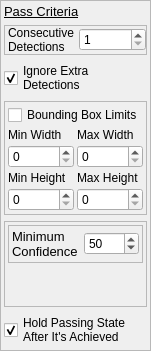
                  <widget class="QFrame" name="frme_pass_criteria">
                   <property name="maximumSize">
                    <size>
                     <width>150</width>
                     <height>16777215</height>
                    </size>
                   </property>
                   <property name="frameShape">
                    <enum>QFrame::StyledPanel</enum>
                   </property>
                   <property name="frameShadow">
                    <enum>QFrame::Plain</enum>
                   </property>
                   <layout class="QVBoxLayout" name="verticalLayout_20">
                    <property name="leftMargin">
                     <number>3</number>
                    </property>
                    <property name="topMargin">
                     <number>3</number>
                    </property>
                    <property name="rightMargin">
                     <number>3</number>
                    </property>
                    <property name="bottomMargin">
                     <number>3</number>
                    </property>
                    <item>
                     <widget class="QLabel" name="lbl_static_pass_criteria">
                      <property name="maximumSize">
                       <size>
                        <width>16777215</width>
                        <height>20</height>
                       </size>
                      </property>
                      <property name="font">
                       <font>
                        <pointsize>10</pointsize>
                        <weight>50</weight>
                        <bold>false</bold>
                        <underline>true</underline>
                       </font>
                      </property>
                      <property name="frameShadow">
                       <enum>QFrame::Plain</enum>
                      </property>
                      <property name="lineWidth">
                       <number>1</number>
                      </property>
                      <property name="text">
                       <string>Pass Criteria</string>
                      </property>
                     </widget>
                    </item>
                    <item>
                     <widget class="QFrame" name="frme_consec_dets">
                      <property name="frameShape">
                       <enum>QFrame::StyledPanel</enum>
                      </property>
                      <property name="frameShadow">
                       <enum>QFrame::Plain</enum>
                      </property>
                      <layout class="QHBoxLayout" name="horizontalLayout_16">
                       <property name="spacing">
                        <number>3</number>
                       </property>
                       <property name="leftMargin">
                        <number>3</number>
                       </property>
                       <property name="topMargin">
                        <number>0</number>
                       </property>
                       <property name="rightMargin">
                        <number>0</number>
                       </property>
                       <property name="bottomMargin">
                        <number>0</number>
                       </property>
                       <item>
                        <widget class="QLabel" name="lbl_static_consec_dets">
                         <property name="text">
                          <string>Consecutive
Detections</string>
                         </property>
                        </widget>
                       </item>
                       <item>
                        <widget class="QSpinBox" name="spbx_consec_dets">
                         <property name="minimum">
                          <number>1</number>
                         </property>
                        </widget>
                       </item>
                      </layout>
                     </widget>
                    </item>
                    <item>
                     <widget class="QCheckBox" name="chbx_ignore_extra_dets">
                      <property name="layoutDirection">
                       <enum>Qt::LeftToRight</enum>
                      </property>
                      <property name="text">
                       <string>Ignore Extra
Detections   </string>
                      </property>
                      <property name="checked">
                       <bool>true</bool>
                      </property>
                     </widget>
                    </item>
                    <item>
                     <widget class="QFrame" name="frame_28">
                      <property name="frameShape">
                       <enum>QFrame::StyledPanel</enum>
                      </property>
                      <property name="frameShadow">
                       <enum>QFrame::Plain</enum>
                      </property>
                      <layout class="QGridLayout" name="gridLayout_2">
                       <property name="leftMargin">
                        <number>3</number>
                       </property>
                       <property name="topMargin">
                        <number>3</number>
                       </property>
                       <property name="rightMargin">
                        <number>3</number>
                       </property>
                       <property name="bottomMargin">
                        <number>3</number>
                       </property>
                       <property name="spacing">
                        <number>3</number>
                       </property>
                       <item row="0" column="0" colspan="2">
                        <widget class="QCheckBox" name="checkBox_3">
                         <property name="text">
                          <string>Bounding Box Limits</string>
                         </property>
                        </widget>
                       </item>
                       <item row="1" column="0">
                        <widget class="QLabel" name="label_19">
                         <property name="text">
                          <string>Min Width</string>
                         </property>
                        </widget>
                       </item>
                       <item row="1" column="1">
                        <widget class="QLabel" name="label_20">
                         <property name="text">
                          <string>Max Width</string>
                         </property>
                        </widget>
                       </item>
                       <item row="2" column="0">
                        <widget class="QSpinBox" name="spinBox_15"/>
                       </item>
                       <item row="2" column="1">
                        <widget class="QSpinBox" name="spinBox_16"/>
                       </item>
                       <item row="3" column="0">
                        <widget class="QLabel" name="label_21">
                         <property name="text">
                          <string>Min Height</string>
                         </property>
                        </widget>
                       </item>
                       <item row="3" column="1">
                        <widget class="QLabel" name="label_22">
                         <property name="text">
                          <string>Max Height</string>
                         </property>
                        </widget>
                       </item>
                       <item row="4" column="0">
                        <widget class="QSpinBox" name="spinBox_17"/>
                       </item>
                       <item row="4" column="1">
                        <widget class="QSpinBox" name="spinBox_18"/>
                       </item>
                      </layout>
                     </widget>
                    </item>
                    <item>
                     <widget class="QFrame" name="frame_8">
                      <property name="sizePolicy">
                       <sizepolicy hsizetype="Ignored" vsizetype="Expanding">
                        <horstretch>0</horstretch>
                        <verstretch>0</verstretch>
                       </sizepolicy>
                      </property>
                      <property name="frameShape">
                       <enum>QFrame::StyledPanel</enum>
                      </property>
                      <property name="frameShadow">
                       <enum>QFrame::Plain</enum>
                      </property>
                      <layout class="QVBoxLayout" name="verticalLayout_6">
                       <property name="leftMargin">
                        <number>3</number>
                       </property>
                       <property name="topMargin">
                        <number>3</number>
                       </property>
                       <property name="rightMargin">
                        <number>3</number>
                       </property>
                       <property name="bottomMargin">
                        <number>3</number>
                       </property>
                       <item>
                        <widget class="QFrame" name="frme_min_confidence">
                         <property name="sizePolicy">
                          <sizepolicy hsizetype="Preferred" vsizetype="Preferred">
                           <horstretch>0</horstretch>
                           <verstretch>0</verstretch>
                          </sizepolicy>
                         </property>
                         <property name="maximumSize">
                          <size>
                           <width>16777215</width>
                           <height>40</height>
                          </size>
                         </property>
                         <property name="frameShape">
                          <enum>QFrame::StyledPanel</enum>
                         </property>
                         <property name="frameShadow">
                          <enum>QFrame::Plain</enum>
                         </property>
                         <layout class="QHBoxLayout" name="horizontalLayout_15">
                          <property name="spacing">
                           <number>6</number>
                          </property>
                          <property name="leftMargin">
                           <number>3</number>
                          </property>
                          <property name="topMargin">
                           <number>3</number>
                          </property>
                          <property name="rightMargin">
                           <number>3</number>
                          </property>
                          <property name="bottomMargin">
                           <number>3</number>
                          </property>
                          <item>
                           <widget class="QLabel" name="lbl_static_minimum_confidence">
                            <property name="font">
                             <font>
                              <pointsize>10</pointsize>
                             </font>
                            </property>
                            <property name="text">
                             <string>Minimum
Confidence</string>
                            </property>
                            <property name="alignment">
                             <set>Qt::AlignLeading|Qt::AlignLeft|Qt::AlignVCenter</set>
                            </property>
                           </widget>
                          </item>
                          <item>
                           <widget class="QSpinBox" name="spbx_min_confidence">
                            <property name="sizePolicy">
                             <sizepolicy hsizetype="Preferred" vsizetype="Fixed">
                              <horstretch>0</horstretch>
                              <verstretch>0</verstretch>
                             </sizepolicy>
                            </property>
                            <property name="value">
                             <number>50</number>
                            </property>
                           </widget>
                          </item>
                         </layout>
                        </widget>
                       </item>
                       <item>
                        <spacer name="verticalSpacer_5">
                         <property name="orientation">
                          <enum>Qt::Vertical</enum>
                         </property>
                         <property name="sizeHint" stdset="0">
                          <size>
                           <width>20</width>
                           <height>40</height>
                          </size>
                         </property>
                        </spacer>
                       </item>
                      </layout>
                     </widget>
                    </item>
                    <item>
                     <widget class="QCheckBox" name="chbx_hold_pass_state">
                      <property name="text">
                       <string>Hold Passing State
After It's Achieved</string>
                      </property>
                      <property name="checked">
                       <bool>true</bool>
                      </property>
                     </widget>
                    </item>
                   </layout>
                  </widget>
